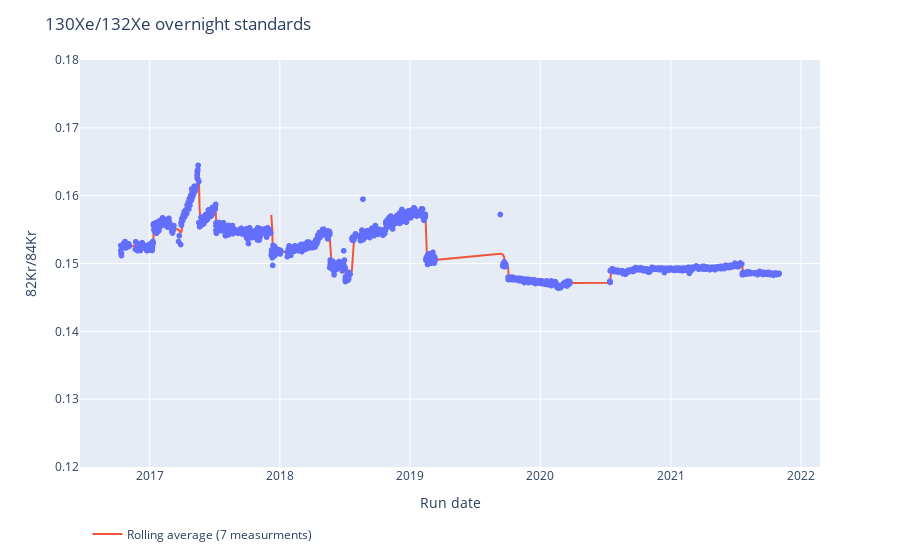

Notebook source saved alongside this figure:
### Code cell
fig2 = px.scatter(hhf, x=hhf['Date'], y=hhf[ratio2], log_y=False)
fig2.add_scatter(name='Rolling average (7 measurments)',x=hhf['Date'], y=hhf[f'{ratio2}_rolling_avg'], mode='lines')
fig2.update_layout(
    title=f"{ratio2} overnight standards",  xaxis_title="Run date", yaxis_title=ratio1)
fig2.update_layout(legend=dict(yanchor="bottom",y=-0.2,xanchor="left",x=0.01))
fig2.update(layout_yaxis_range=[0.12,0.18])
fig2.show()

### Figure 1 — Plotly figure (JSON) as saved in the notebook; plotly's stock layout.template omitted (floating-point values rounded to 4 significant figures; data arrays with more than 128 entries replaced by an {"elided": "..."} marker saying what was removed)
{"data": [{"hovertemplate": "Date=%{x}<br>130Xe/132Xe=%{y}<extra></extra>", "legendgroup": "", "marker": {"color": "#636efa", "symbol": "circle"}, "mode": "markers", "name": "", "showlegend": false, "type": "scattergl", "x": {"elided": "2165 str values"}, "xaxis": "x", "y": {"elided": "2165 float values"}, "yaxis": "y"}, {"mode": "lines", "name": "Rolling average (7 measurments)", "type": "scatter", "x": {"elided": "2165 str values"}, "y": {"elided": "2165 float values"}}], "layout": {"legend": {"tracegroupgap": 0, "x": 0.01, "xanchor": "left", "y": -0.2, "yanchor": "bottom"}, "margin": {"t": 60}, "title": {"text": "130Xe/132Xe overnight standards"}, "xaxis": {"anchor": "y", "domain": [0, 1], "title": {"text": "Run date"}}, "yaxis": {"anchor": "x", "domain": [0, 1], "range": [0.12, 0.18], "title": {"text": "82Kr/84Kr"}}}}
